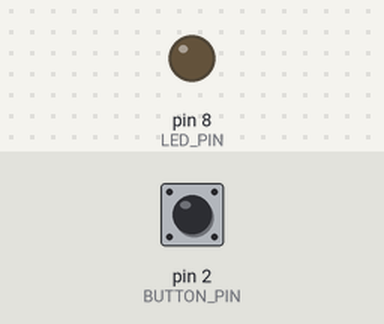
A sketch run on a simulated Arduino Uno, built with avr-gcc and run on an emulated ATmega328P. Parts: output pins drawn as LEDs (lit = HIGH). Inputs (shaded band) come from the test bench; at power-on: pin 2 (BUTTON_PIN) HIGH.

Above: at 1.2 s.
1.3 s: pin 2 (BUTTON_PIN) pulled LOW for 3.2 s
At 1.7 s:
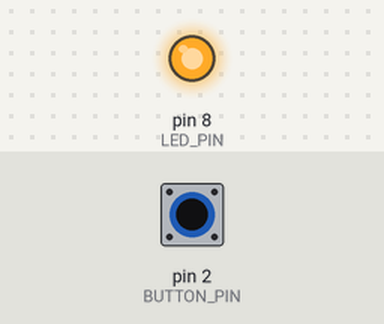
Timing chart, 0 to 6.0 s (numbered marks = the images above; inputs shaded):
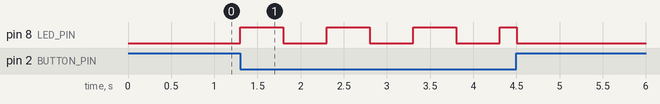

Measured:
- after the input at 1.3 s, pin 8 (LED_PIN): goes 3 × (HIGH 0.50 s, LOW 0.50 s), HIGH 0.20 s, then LOW, starting at once

The sketch:

OneLightBlink.ino
```cpp
/*
  ECE 1895 - Assignment 9: Hello World
  Part 1: One Light Blink
  Chuxuan Zhou

  Behavior: while the push button is held down, one LED blinks
  (0.5 s on, 0.5 s off). As soon as the button is released the LED
  turns off and stays off.

  Standalone ATmega328P, 16 MHz crystal, programmed as "Arduino Uno"
  with a USBtinyISP (Sketch > Upload Using Programmer).

  Wiring (Arduino pin -> ATmega328P physical pin):
    Button : D2 -> pin 4, other side of the button to GND
             (uses the internal pull-up, so pressed = LOW)
    LED    : D8 -> pin 14 -> 330 ohm resistor -> LED -> GND
*/

const int BUTTON_PIN = 2;                  // ATmega328P pin 4
const int LED_PIN = 8;                     // ATmega328P pin 14
const unsigned long HALF_PERIOD_MS = 500;  // 0.5 s on, 0.5 s off

// The button pulls the pin to GND, so "pressed" reads LOW.
bool buttonPressed() {
  return digitalRead(BUTTON_PIN) == LOW;
}

// Wait up to `ms` milliseconds while watching the button.
// Returns false right away if the button is released.
bool waitWhilePressed(unsigned long ms) {
  unsigned long start = millis();
  while (millis() - start < ms) {
    if (!buttonPressed()) {
      return false;
    }
    delay(5);
  }
  return true;
}

void setup() {
  pinMode(BUTTON_PIN, INPUT_PULLUP);
  pinMode(LED_PIN, OUTPUT);
  digitalWrite(LED_PIN, LOW);
}

void loop() {
  if (!buttonPressed()) {
    digitalWrite(LED_PIN, LOW);            // not pressed: stay off
    return;
  }

  digitalWrite(LED_PIN, HIGH);             // on for 0.5 s ...
  if (!waitWhilePressed(HALF_PERIOD_MS)) {
    digitalWrite(LED_PIN, LOW);            // released: stop immediately
    return;
  }

  digitalWrite(LED_PIN, LOW);              // ... then off for 0.5 s
  waitWhilePressed(HALF_PERIOD_MS);
}
```
